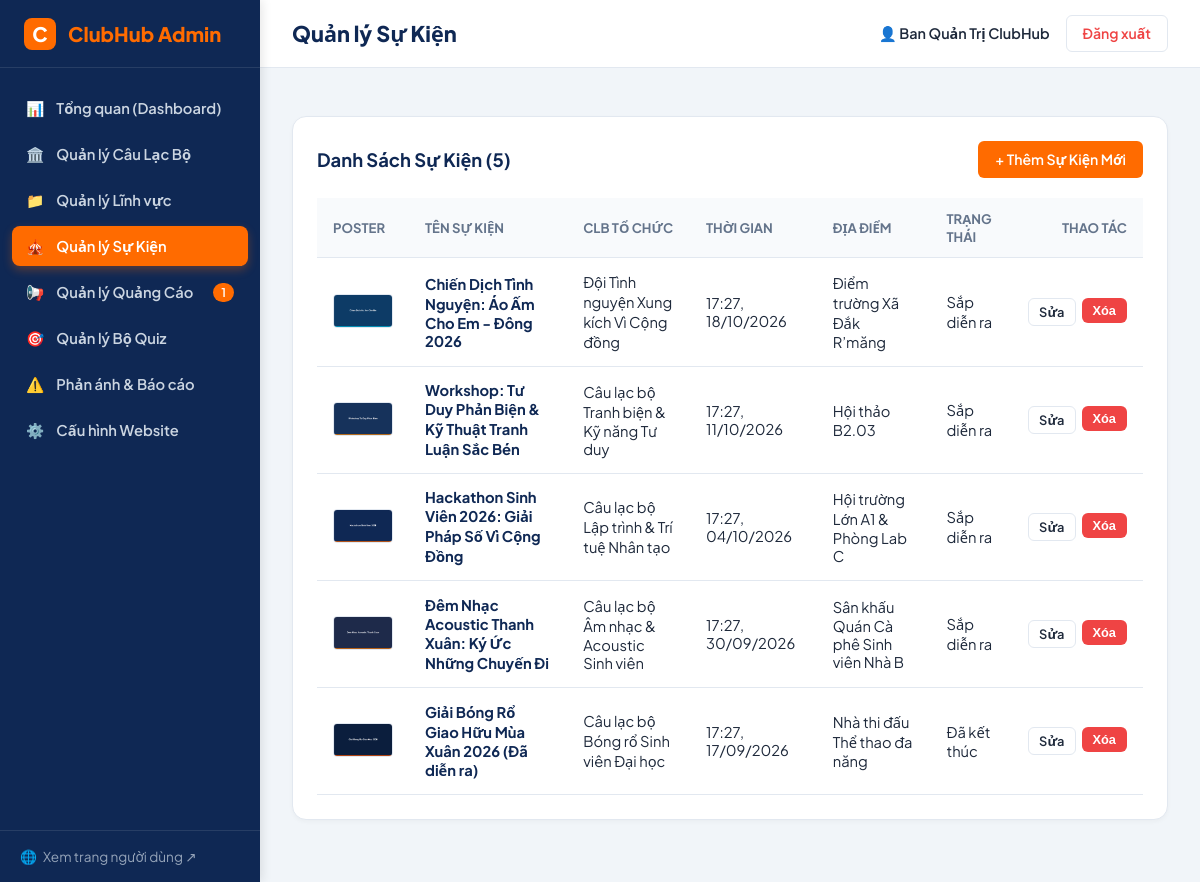
Page /admin/events.php (signed in) on the committed database.
### tables this page shows
CREATE TABLE IF NOT EXISTS `events` (
  `id` INT AUTO_INCREMENT PRIMARY KEY,
  `club_id` INT NOT NULL,
  `title` VARCHAR(255) NOT NULL,
  `slug` VARCHAR(255) NOT NULL UNIQUE,
  `poster_image` VARCHAR(255) DEFAULT NULL,
  `description` LONGTEXT NOT NULL,
  `start_time` DATETIME NOT NULL,
  `end_time` DATETIME NOT NULL,
  `location` VARCHAR(255) NOT NULL,
  `target_audience` VARCHAR(255) DEFAULT NULL,
  `fee` DECIMAL(12, 0) DEFAULT 0,
  `registration_deadline` DATETIME DEFAULT NULL,
  `registration_link` VARCHAR(500) DEFAULT NULL,
  `contact_info` VARCHAR(255) DEFAULT NULL,
  `is_active` TINYINT(1) NOT NULL DEFAULT 1,
  `created_at` DATETIME NOT NULL DEFAULT CURRENT_TIMESTAMP,
  CONSTRAINT `fk_events_club` FOREIGN KEY (`club_id`) REFERENCES `clubs` (`id`) ON DELETE CASCADE ON UPDATE CASCADE,
  INDEX `idx_events_timeline` (`is_active`, `start_time`, `end_time`)
);

CREATE TABLE IF NOT EXISTS `clubs` (
  `id` INT AUTO_INCREMENT PRIMARY KEY,
  `category_id` INT NOT NULL,
  `name` VARCHAR(200) NOT NULL,
  `short_name` VARCHAR(50) DEFAULT NULL,
  `slug` VARCHAR(200) NOT NULL UNIQUE,
  `logo` VARCHAR(255) DEFAULT NULL,
  `cover_image` VARCHAR(255) DEFAULT NULL,
  `summary` VARCHAR(500) NOT NULL,
  `description` LONGTEXT NOT NULL,
  `objectives` TEXT DEFAULT NULL,
  `target_audience` TEXT DEFAULT NULL,
  `activities_achievements` LONGTEXT DEFAULT NULL,
  `meeting_schedule` VARCHAR(255) DEFAULT NULL,
  `meeting_location` VARCHAR(255) DEFAULT NULL,
  `meeting_frequency` VARCHAR(100) DEFAULT NULL,
  `schedule_confirmed` TINYINT(1) NOT NULL DEFAULT 1 COMMENT '1: Đã chốt lịch, 0: Cần xác nhận lịch',
  `requirements` TEXT DEFAULT NULL,
  `fee_info` VARCHAR(255) DEFAULT NULL,
  `recruitment_status` ENUM('closed', 'open', 'upcoming') NOT NULL DEFAULT 'closed',
  `recruitment_deadline` DATETIME DEFAULT NULL,
  `recruitment_process` TEXT DEFAULT NULL,
  `application_link` VARCHAR(500) DEFAULT NULL,
  `is_featured` TINYINT(1) NOT NULL DEFAULT 0,
  `is_active` TINYINT(1) NOT NULL DEFAULT 1,
  `created_at` DATETIME NOT NULL DEFAULT CURRENT_TIMESTAMP,
  `updated_at` DATETIME NOT NULL DEFAULT CURRENT_TIMESTAMP ON UPDATE CURRENT_TIMESTAMP,
  CONSTRAINT `fk_clubs_category` FOREIGN KEY (`category_id`) REFERENCES `categories` (`id`) ON DELETE RESTRICT ON UPDATE CASCADE,
  INDEX `idx_clubs_status` (`is_active`, `recruitment_status`),
  INDEX `idx_clubs_featured` (`is_active`, `is_featured`)
);

### includes/functions.php (called while the page is built, shortened)
<?php
function e(?string $string): string {
    return htmlspecialchars((string)$string, ENT_QUOTES, 'UTF-8');
}
function url(string $path = ''): string {
    $path = ltrim($path, '/');
    return BASE_URL . ($path !== '' ? '/' . $path : '');
}
function upload_url(?string $path, string $default_placeholder = ''): string {
    return url(ltrim($path, '/'));
}
function format_date_vn(?string $date_string, bool $include_time = false): string {
    try {
        $date = new DateTime($date_string);
        return $include_time ? $date->format('H:i, d/m/Y') : $date->format('d/m/Y');
    } catch (Exception $e) {
        return $date_string;
    }
}

### admin/events.php (the view, shortened to what this page needs)
<?php
require_once __DIR__ . '/../includes/functions.php';
$db = get_db_connection();
$clubs = $db->query("SELECT id, name, short_name FROM clubs ORDER BY name ASC")->fetchAll();
$edit_id = (int)($_GET['edit_id'] ?? 0);
$is_creating = isset($_GET['action']) && $_GET['action'] === 'create';
$event = null;
$events = $db->query("
    SELECT e.*, c.name as club_name
    FROM events e
    JOIN clubs c ON e.club_id = c.id
    ORDER BY e.start_time DESC
")->fetchAll();
include __DIR__ . '/includes/admin_header.php';
?>
<?php if ($edit_id > 0 || $is_creating): ?>
  <div class="admin-card">
    <div class="admin-card-header">
      <h2 class="admin-card-title"><?= $edit_id ? 'Chỉnh Sửa Sự Kiện' : 'Thêm Sự Kiện Mới' ?></h2>
      <a href="<?= url('admin/events.php') ?>" class="btn-admin btn-admin-outline">&larr; Hủy & Quay lại</a>
    </div>
    <form action="" method="POST" enctype="multipart/form-data">
      <?= csrf_field() ?>
      <input type="hidden" name="action" value="save">
      <div class="form-grid">
        <div class="form-full">
          <label class="admin-label" for="title">Tên sự kiện <span style="color:red;">*</span></label>
          <input type="text" name="title" id="title" class="admin-input" value="<?= e($event['title'] ?? '') ?>" required placeholder="Ví dụ: Đêm Nhạc Acoustic Thanh Xuân...">
        </div>
        <div>
          <label class="admin-label" for="club_id">Câu lạc bộ tổ chức <span style="color:red;">*</span></label>
          <select name="club_id" id="club_id" class="admin-select" required>
            <option value="">-- Chọn CLB --</option>
            <?php foreach ($clubs as $cl): ?>
              <option value="<?= $cl['id'] ?>" <?= ($event['club_id'] ?? 0) == $cl['id'] ? 'selected' : '' ?>>
                <?= e($cl['name']) ?> <?= !empty($cl['short_name']) ? '(' . e($cl['short_name']) . ')' : '' ?>
              </option>
            <?php endforeach; ?>
          </select>
        </div>
        <div>
          <label class="admin-label" for="slug">URL Slug</label>
          <input type="text" name="slug" id="slug" class="admin-input" value="<?= e($event['slug'] ?? '') ?>" placeholder="dem-nhac-acoustic">
        </div>
        <div>
          <label class="admin-label" for="start_time">Thời gian bắt đầu <span style="color:red;">*</span></label>
          <input type="datetime-local" name="start_time" id="start_time" class="admin-input" value="<?= !empty($event['start_time']) ? date('Y-m-d\TH:i', strtotime($event['start_time'])) : '' ?>" required>
        </div>
        <div>
          <label class="admin-label" for="end_time">Thời gian kết thúc <span style="color:red;">*</span></label>
          <input type="datetime-local" name="end_time" id="end_time" class="admin-input" value="<?= !empty($event['end_time']) ? date('Y-m-d\TH:i', strtotime($event['end_time'])) : '' ?>" required>
        </div>
        <div>
          <label class="admin-label" for="location">Địa điểm tổ chức <span style="color:red;">*</span></label>
          <input type="text" name="location" id="location" class="admin-input" value="<?= e($event['location'] ?? '') ?>" required placeholder="Hội trường A1...">
        </div>
        <div>
          <label class="admin-label" for="fee">Phí tham gia (VNĐ)</label>
          <input type="number" name="fee" id="fee" class="admin-input" value="<?= e($event['fee'] ?? '0') ?>">
        </div>
        <div>
          <label class="admin-label" for="target_audience">Đối tượng tham gia</label>
          <input type="text" name="target_audience" id="target_audience" class="admin-input" value="<?= e($event['target_audience'] ?? '') ?>" placeholder="Sinh viên toàn trường...">
        </div>
        <div>
          <label class="admin-label" for="registration_deadline">Hạn chót đăng ký</label>
          <input type="datetime-local" name="registration_deadline" id="registration_deadline" class="admin-input" value="<?= !empty($event['registration_deadline']) ? date('Y-m-d\TH:i', strtotime($event['registration_deadline'])) : '' ?>">
        </div>
        <div>
          <label class="admin-label" for="registration_link">Link đăng ký tham gia</label>
          <input type="url" name="registration_link" id="registration_link" class="admin-input" value="<?= e($event['registration_link'] ?? '') ?>" placeholder="https://forms.gle/...">
        </div>
        <div>
          <label class="admin-label" for="contact_info">Đầu mối liên hệ</label>
          <input type="text" name="contact_info" id="contact_info" class="admin-input" value="<?= e($event['contact_info'] ?? '') ?>" placeholder="SĐT hoặc Email...">
        </div>
        <div class="form-full">
          <label class="admin-label" for="poster">Ảnh poster sự kiện (16:9)</label>
          <input type="file" name="poster" id="poster" class="admin-input" accept="image/png,image/jpeg,image/webp" data-preview="#posterPreview">
          <div class="img-preview-box" style="width: 180px; height: 100px;">
            <img id="posterPreview" src="<?= upload_url($event['poster_image'] ?? '', 'default-cover.png') ?>" alt="">
          </div>
        </div>
        <div class="form-full">
          <label class="admin-label" for="description">Mô tả nội dung chương trình</label>
          <textarea name="description" id="description" rows="5" class="admin-textarea" required><?= e($event['description'] ?? '') ?></textarea>
        </div>
        <div class="form-full">
          <label style="display: flex; align-items: center; gap: 8px; cursor: pointer;">
            <input type="checkbox" name="is_active" value="1" <?= ($event['is_active'] ?? 1) ? 'checked' : '' ?>>
            <span>Bật hiển thị sự kiện này</span>
          </label>
        </div>
      </div>
      <div style="margin-top: 24px;">
        <button type="submit" class="btn-admin btn-admin-primary" style="padding: 10px 24px;">
          <?= $edit_id ? 'Lưu Thay Đổi' : 'Đăng Sự Kiện' ?>
        </button>
      </div>
    </form>
  </div>
<?php else: ?>
  <div class="admin-card">
    <div class="admin-card-header">
      <h2 class="admin-card-title">Danh Sách Sự Kiện (<?= count($events) ?>)</h2>
      <a href="<?= url('admin/events.php?action=create') ?>" class="btn-admin btn-admin-primary">
        + Thêm Sự Kiện Mới
      </a>
    </div>
    <table class="admin-table">
      <thead>
        <tr>
          <th>Poster</th>
          <th>Tên sự kiện</th>
          <th>CLB tổ chức</th>
          <th>Thời gian</th>
          <th>Địa điểm</th>
          <th>Trạng thái</th>
          <th style="text-align: right;">Thao tác</th>
        </tr>
      </thead>
      <tbody>
        <?php foreach ($events as $ev): ?>
          <?php
            $now = new DateTime();
            $end = new DateTime($ev['end_time']);
            $is_past = $now > $end;
          ?>
          <tr>
            <td style="width: 70px;">
              <img src="<?= upload_url($ev['poster_image']) ?>" alt="" style="width: 60px; height: 34px; object-fit: cover; border-radius: 4px; border: 1px solid var(--admin-border);">
            </td>
            <td>
              <strong>
                <a href="<?= url('event-detail.php?slug=' . e($ev['slug'])) ?>" target="_blank" rel="noopener noreferrer" style="color: var(--admin-primary); text-decoration: none;">
                  <?= e($ev['title']) ?>
                </a>
              </strong>
            </td>
            <td><?= e($ev['club_name']) ?></td>
            <td><?= format_date_vn($ev['start_time'], true) ?></td>
            <td><?= e($ev['location']) ?></td>
            <td>
              <?php if (!$ev['is_active']): ?>
                <span class="badge badge-closed">Đang ẩn</span>
              <?php elseif ($is_past): ?>
                <span class="badge badge-closed">Đã kết thúc</span>
              <?php else: ?>
                <span class="badge badge-open">Sắp diễn ra</span>
              <?php endif; ?>
            </td>
            <td style="text-align: right;">
              <div class="action-buttons" style="justify-content: flex-end;">
                <a href="<?= url('admin/events.php?edit_id=' . $ev['id']) ?>" class="btn-admin btn-admin-outline" style="padding: 4px 10px; font-size: 0.8rem;">
                  Sửa
                </a>
                <form action="<?= url('admin/events.php') ?>" method="POST" style="display: inline;" class="btn-confirm-delete" data-confirm="Bạn có chắc muốn xóa sự kiện '<?= e($ev['title']) ?>'?">
                  <button type="submit" class="btn-admin btn-admin-danger" style="padding: 4px 10px; font-size: 0.8rem;">
                    Xóa
                  </button>
                </form>
              </div>
            </td>
          </tr>
        <?php endforeach; ?>
      </tbody>
    </table>
  </div>
<?php endif; ?>
<?php include __DIR__ . '/includes/admin_footer.php'; ?>

### assets/css/admin.css (style rules this page uses)
:root { --admin-primary: #0F2854; --admin-primary-dark: #071733; --admin-accent: #FF6B00; --admin-sidebar-w: 260px; --admin-header-h: 68px; --admin-bg: #F1F5F9; --admin-card-bg: #FFFFFF; --admin-text: #1E293B; --admin-text-muted: #64748B; --admin-border: #E2E8F0; --admin-success: #10B981; --admin-warning: #F59E0B; --admin-danger: #EF4444; --admin-info: #0284C7; }
*, *::before, *::after { box-sizing: border-box; margin: 0; padding: 0; }
body { font-family: 'Plus Jakarta Sans', system-ui, sans-serif; background-color: var(--admin-bg); color: var(--admin-text); min-height: 100vh; display: flex; }
.admin-card { background-color: var(--admin-card-bg); border: 1px solid var(--admin-border); border-radius: 14px; padding: 24px; margin-bottom: 30px; box-shadow: 0 2px 4px rgba(0, 0, 0, 0.03); }
.admin-card-header { display: flex; align-items: center; justify-content: space-between; margin-bottom: 20px; flex-wrap: wrap; gap: 12px; }
.admin-card-title { font-size: 1.15rem; font-weight: 700; color: var(--admin-primary); }
.admin-table { width: 100%; border-collapse: collapse; text-align: left; font-size: 0.92rem; }
.admin-table th { padding: 12px 16px; background-color: #F8FAFC; border-bottom: 1px solid var(--admin-border); font-weight: 700; color: var(--admin-text-muted); font-size: 0.82rem; text-transform: uppercase; }
.admin-table td { padding: 14px 16px; border-bottom: 1px solid var(--admin-border); vertical-align: middle; }
.btn-admin { display: inline-flex; align-items: center; justify-content: center; gap: 6px; padding: 8px 16px; font-size: 0.88rem; font-weight: 600; border-radius: 6px; border: 1px solid transparent; cursor: pointer; text-decoration: none; transition: all 0.15s; }
.btn-admin-primary { background-color: var(--admin-accent); color: #FFFFFF; }
.btn-admin-danger { background-color: var(--admin-danger); color: #FFFFFF; }
.btn-admin-outline { border-color: var(--admin-border); background-color: transparent; color: var(--admin-text); }
.action-buttons { display: flex; gap: 6px; }

### rows in the picture
events: poster_image (picture), title "Chiến Dịch Tình Nguyện: Áo Ấm Cho Em - Đông 2026", club.name "Đội Tình nguyện Xung kích Vì Cộng đồng", start_time "17:27, 18/10/2026", location "Điểm trường Xã Đắk R’măng", is_active "Sắp diễn ra"
events: poster_image (picture), title "Workshop: Tư Duy Phản Biện & Kỹ Thuật Tranh Luận Sắc Bén", club.name "Câu lạc bộ Tranh biện & Kỹ năng Tư duy", start_time "17:27, 11/10/2026", location "Hội thảo B2.03", is_active "Sắp diễn ra"
events: poster_image (picture), title "Hackathon Sinh Viên 2026: Giải Pháp Số Vì Cộng Đồng", club.name "Câu lạc bộ Lập trình & Trí tuệ Nhân tạo", start_time "17:27, 04/10/2026", location "Hội trường Lớn A1 & Phòng Lab C", is_active "Sắp diễn ra"
events: poster_image (picture), title "Đêm Nhạc Acoustic Thanh Xuân: Ký Ức Những Chuyến Đi", club.name "Câu lạc bộ Âm nhạc & Acoustic Sinh viên", start_time "17:27, 30/09/2026", location "Sân khấu Quán Cà phê Sinh viên Nhà B", is_active "Sắp diễn ra"
events: poster_image (picture), title "Giải Bóng Rổ Giao Hữu Mùa Xuân 2026 (Đã diễn ra)", club.name "Câu lạc bộ Bóng rổ Sinh viên Đại học", start_time "17:27, 17/09/2026", location "Nhà thi đấu Thể thao đa năng", is_active "Đã kết thúc"

### other values in the picture
$pending_ads_count "1"
$page_title "Quản lý Sự Kiện"
$admin_user['full_name'] "Ban Quản Trị ClubHub"
count($events) "5"
